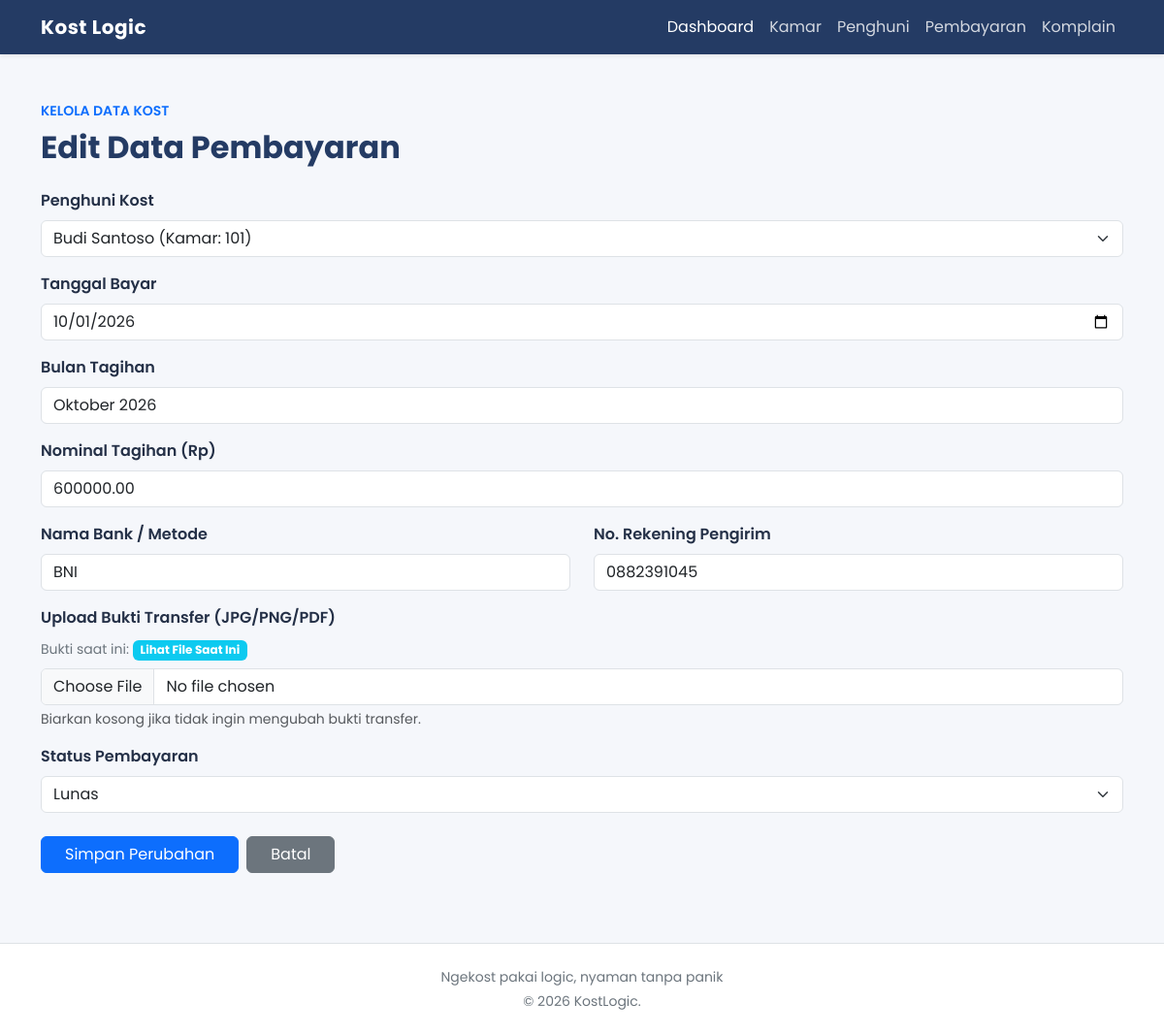
/pembayaran_edit.php?id=1 (signed in), run on the app's committed database.
### tables this page shows
CREATE TABLE pembayaran (
    id_pembayaran INT AUTO_INCREMENT PRIMARY KEY,
    id_penghuni INT,
    bulan_tagihan VARCHAR(20),
    nominal_tagihan DECIMAL(12,2),
    status_pembayaran ENUM('lunas', 'menunggu', 'belum lunas'),
    tanggal_bayar DATE,
    nama_bank VARCHAR(50) DEFAULT NULL,
    no_rekening VARCHAR(50) DEFAULT NULL,
    bukti_bayar VARCHAR(255) DEFAULT NULL,
    FOREIGN KEY (id_penghuni) REFERENCES penghuni(id_penghuni)
);

### pembayaran_edit.php (the view, shortened to what this page needs)
<?php
include 'koneksi.php';
$id_pembayaran = mysqli_real_escape_string($koneksi, $_GET['id'] ?? '');
$query_tampil = "SELECT * FROM pembayaran WHERE id_pembayaran = '$id_pembayaran'";
$result = mysqli_query($koneksi, $query_tampil);
$data = mysqli_fetch_assoc($result);
include 'header.php';
?>
<div class="mb-4">
    <p class="text-primary fw-semibold small mb-2">
        KELOLA DATA KOST
    </p>
    <h2 class="fw-bold mb-2" style="color: #243b64;">
        Edit Data Pembayaran
    </h2>
</div>
<?php if ($data) { ?>
    <form action="" method="POST" enctype="multipart/form-data">
        <div class="mb-3">
            <label for="id_penghuni" class="form-label fw-semibold">
                Penghuni Kost
            </label>
            <select name="id_penghuni" id="id_penghuni" class="form-select" required>
                <?php
                $q_penghuni = mysqli_query(
                    $koneksi,
                    "SELECT id_penghuni, nama_penghuni, id_kamar FROM penghuni"
                );
                while ($p = mysqli_fetch_assoc($q_penghuni)) {
                    $selected = ($p['id_penghuni'] == $data['id_penghuni']) ? 'selected' : '';
                    echo "<option value='" . htmlspecialchars($p['id_penghuni']) . "' $selected>"
                         . htmlspecialchars($p['nama_penghuni']) . " (Kamar: " . htmlspecialchars($p['id_kamar']) . ")"
                         . "</option>";
                }
                ?>
            </select>
        </div>
        <div class="mb-3">
            <label for="tanggal_bayar" class="form-label fw-semibold">Tanggal Bayar</label>
            <input type="date" name="tanggal_bayar" id="tanggal_bayar" class="form-control"
                   value="<?= htmlspecialchars($data['tanggal_bayar'] ?? '') ?>" required>
        </div>
        <div class="mb-3">
            <label for="bulan_tagihan" class="form-label fw-semibold">Bulan Tagihan</label>
            <input type="text" name="bulan_tagihan" id="bulan_tagihan" class="form-control"
                   placeholder="Contoh: November 2026"
                   value="<?= htmlspecialchars($data['bulan_tagihan'] ?? '') ?>" required>
        </div>
        <div class="mb-3">
            <label for="nominal_tagihan" class="form-label fw-semibold">Nominal Tagihan (Rp)</label>
            <input type="number" name="nominal_tagihan" id="nominal_tagihan" class="form-control"
                   value="<?= htmlspecialchars($data['nominal_tagihan'] ?? '') ?>" required>
        </div>
        <div class="row">
            <div class="col-md-6 mb-3">
                <label for="nama_bank" class="form-label fw-semibold">Nama Bank / Metode</label>
                <input type="text" name="nama_bank" id="nama_bank" class="form-control"
                       placeholder="Contoh: BCA / Mandiri / Tunai"
                       value="<?= htmlspecialchars($data['nama_bank'] ?? '') ?>">
            </div>
            <div class="col-md-6 mb-3">
                <label for="no_rekening" class="form-label fw-semibold">No. Rekening Pengirim</label>
                <input type="text" name="no_rekening" id="no_rekening" class="form-control"
                       placeholder="Masukkan nomor rekening"
                       value="<?= htmlspecialchars($data['no_rekening'] ?? '') ?>">
            </div>
        </div>
        <div class="mb-3">
            <label for="bukti_bayar" class="form-label fw-semibold">Upload Bukti Transfer (JPG/PNG/PDF)</label>
            <?php if (!empty($data['bukti_bayar'])) { ?>
                <div class="mb-2">
                    <span class="small text-secondary">Bukti saat ini: </span>
                    <a href="uploads/<?= htmlspecialchars($data['bukti_bayar']) ?>" target="_blank" class="badge text-bg-info text-white text-decoration-none">
                        Lihat File Saat Ini
                    </a>
                </div>
            <?php } ?>
            <input type="file" name="bukti_bayar" id="bukti_bayar" class="form-control" accept=".jpg,.jpeg,.png,.pdf">
            <div class="form-text">Biarkan kosong jika tidak ingin mengubah bukti transfer.</div>
        </div>
        <div class="mb-4">
            <label for="status_pembayaran" class="form-label fw-semibold">Status Pembayaran</label>
            <select name="status_pembayaran" id="status_pembayaran" class="form-select" required>
                <?php $status_skrg = strtolower($data['status_pembayaran'] ?? ''); ?>
                <option value="lunas" <?= ($status_skrg == 'lunas') ? 'selected' : '' ?>>Lunas</option>
            </select>
        </div>
        <div class="d-flex gap-2">
            <button type="submit" name="update" class="btn btn-primary px-4">Simpan Perubahan</button>
            <a href="pembayaran_tampil.php" class="btn btn-secondary px-4">Batal</a>
        </div>
    </form>
<?php } else { ?>
    <div class="alert alert-warning">
        Data pembayaran tidak ditemukan. <a href="pembayaran_tampil.php">Kembali</a>
    </div>
<?php } ?>
<?php include 'footer.php'; ?>

### header.php (style rules this page uses)
body { font-family: 'Poppins', sans-serif; background-color: #f5f7fb; color: #243047; }

### data on the page
pembayaran: tanggal_bayar "10/01/2026", bulan_tagihan "Oktober 2026", nominal_tagihan "600000.00", nama_bank "BNI", no_rekening "0882391045", status_pembayaran "Lunas"

### other printed values
form field id_penghuni "Budi Santoso (Kamar: 101)"
